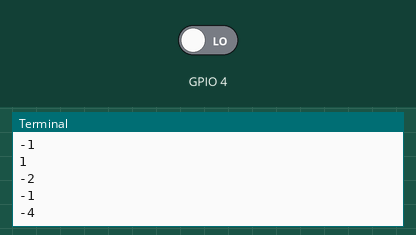
Simulated run of this program. Board: Raspberry Pi (BCM pin numbers). On the bench: the last lines printed to the terminal. The test bench sets the inputs (shaded band); at power-on: GPIO 4 LOW. The clock reads 2024-03-15 10:24:30 at power-on unless the program sets it; files the program writes start out absent; random numbers come from a fixed seed.

Above: at 1.2 s.
1.3 s: GPIO 4 driven HIGH
At 1.68 s:
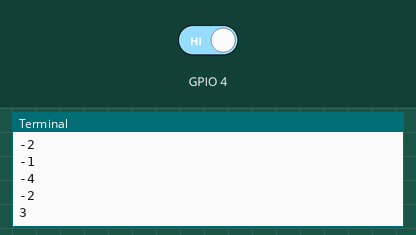
2.8 s: GPIO 4 driven LOW
At 3.18 s:
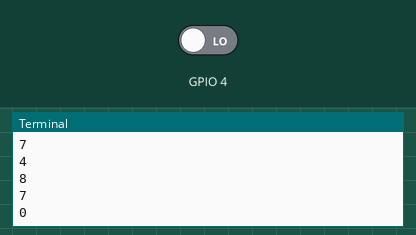
Timing chart, 0 to 5.8 s (numbered marks = the images above; inputs shaded):
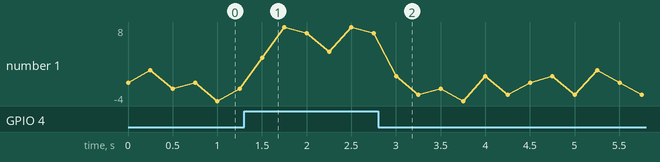

Measured:
- after the input at 1.3 s, the terminal: prints a new line after 0.20 s (image 1)
- after the input at 2.8 s, the terminal: prints a new line after 0.20 s (image 2)
- plotted number 1: -2 → 7 after the input at 1.3 s

The program:

testgp.py
```python
#! /usr/bin/python

import RPi.GPIO as GPIO
import os
import numpy as np
import time

from time import gmtime, strftime

#choose the GPIO pin as input

GPIO.setmode(GPIO.BCM)
GPIO.setup(04, GPIO.IN)

#initiate count and output variables
counter = 0
outv = 0
calc = []
summsg = ""

#initiate infinite loop for data collection and store in calc
while True:
	counter += 1
	repcount = counter % 20
	#initialize scaling parameter
	scaling = counter + (-1^(np.random.randint(5)))*(np.random.randint(5))*0.1

	if (GPIO.input(04)):
		#print "output on Pin 7 detected"
		#print "111111111111111111111111111111111111111111111111111111"
		outv = 8 + int((-1^(np.random.randint(5)))*counter/(scaling+1))
		print outv
	else:
		#print "no output on Pin 7"
		#print "0000000"
		outv = 1 + int((-1^(np.random.randint(5)))*counter/(scaling+1))
		print outv

	calc.append(outv)

	if repcount == 0:
		#calculate data,
		avgb = np.average(outv)
		avgb = abs(avgb)
		savgb = str(avgb)
		ltime = 0.25*counter
		sltime = str(ltime)

		#std tells how far apart one value is to the group data
		#variance --> small variance = cdata close to mean
		#proxy for how regular and deep breathing is
		dev1 = np.std(outv)
		var1 = np.var(outv)
		#DVr1 = dev1/var1

		sdev = str(dev1)
		svar = str(var1)
		#sDVr = str(DVr1)

		scalar = scaling*counter
		sscalar = str(scalar)

		if svar > sdev:
			summsg = "Take your child to the doctor"
		else:
			summsg = "Your child is breathing well"

		#format, write to file
		ctime1 = strftime("%Y-%m-%d %H:%M:%S" , gmtime())
		ctime2 = ctime1.replace(" ", "")
		ctime2 = ctime2.replace(":", "_")
		fh = open(ctime2, "w")
		fh.write("Date: " + ctime1[0:10] + " \n")
		fh.write("Current time: " + ctime1[12:19] +" \n")
		fh.write("Average: " + savgb + " breaths per " + sltime + " seconds\n")
		fh.write("Breath Deviation to Variance ratio: " + sdev+"/"+svar + " \n")
		fh.write("Scaling factor: " + sscalar + " \n")
		fh.write("-----------------------------\n")
		fh.write(summsg)
		fh.close()

	time.sleep(0.25)
```
